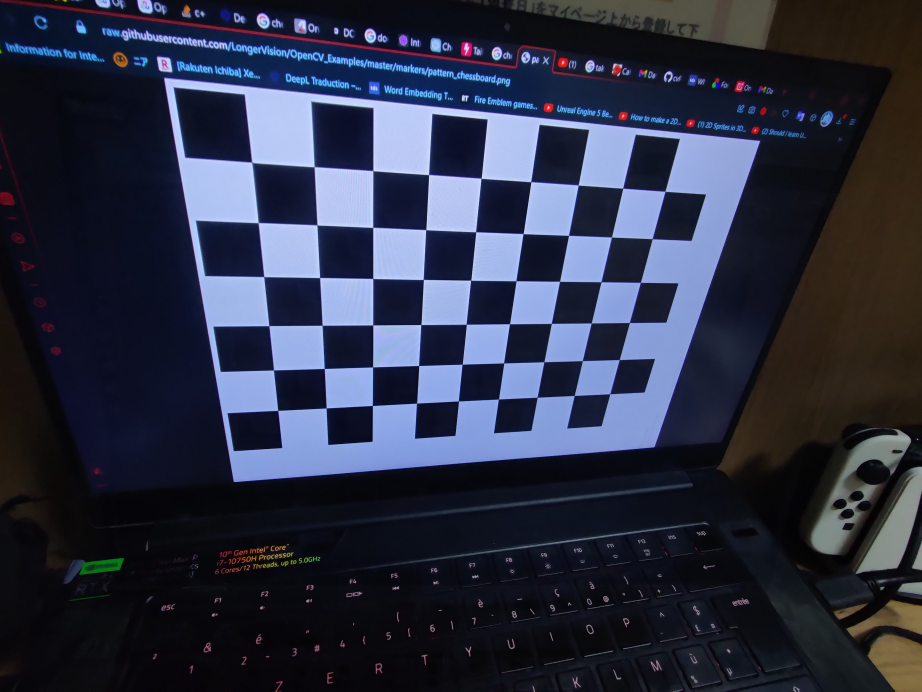
//> input picture images/1/zoom/1.jpg, 4608 x 3456 px (shown at 1/5 size)
$ ./rep2   (built with g++ and OpenCV 4)
//> lines starting //> are read from the running program, lines starting //| are printed output that depends on the picture
#include <iostream>
#include <vector>
#include <string>

#include "opencv2/opencv.hpp"

void onMouse(int event, int x, int y, int flags, void *userdata)
{
    // Check if left mouse button is clicked and four points haven't been selected yet
    if (event == cv::EVENT_LBUTTONDOWN && ((std::vector<cv::Point2f> *)userdata)->size() < 4)
    {
        // Save the point coordinates
        ((std::vector<cv::Point2f> *)userdata)->push_back(cv::Point2f(x, y));
        std::cout << "Selected point " << ((std::vector<cv::Point2f> *)userdata)->size() << ": (" << x << ", " << y << ")" << std::endl;
    }
}

int main(int, char **)
{
    // Must be changed
    std::string imagePath = "./images/1/zoom/1.jpg";
    std::string resultPath = "./images/2/results/";
    cv::Mat image = cv::imread(imagePath);
//> image is the input picture: 3456 rows x 4608 cols, CV_8UC3; mean B, G, R 68.3, 49.5, 45
    cv::Mat copy = image.clone();
    cv::namedWindow("Source", cv::WINDOW_NORMAL);
    cv::resizeWindow("Source", 800, 600);
    cv::namedWindow("Warped", cv::WINDOW_NORMAL);
    cv::resizeWindow("Warped", 600, 600);
    if (image.empty())
    {
        std::cerr << "Error: could not read image " << imagePath << std::endl;
        return -1;
    }

    std::vector<cv::Point2f> points;
    std::vector<cv::Point2f> points2;
    points2 = {{0, 0}, {300, 0}, {300, 300}, {0, 300}};
    std::cout << image.rows / 20 << std::endl;
//| 172
    cv::setMouseCallback("Source", onMouse, &points);

    while (points.size() < 4)
    {
        if (points.size() > 0)
        {
            cv::circle(copy, points[points.size() - 1], MIN(15, image.rows / 40), cv::Scalar(0, 255, 0), -1);
        }
        cv::imshow("Source", copy);
        cv::waitKey(50);
    }
//> this loop made 1 pass; the left mouse button is pressed and released at (1152, 864)
//> after the loop, points = 4 Points (x, y): [1152, 864], [3456, 864], [3456, 2592], [1152, 2592]
    cv::circle(copy, points[points.size() - 1], MIN(15, image.rows / 40), cv::Scalar(0, 255, 0), -1);

    cv::Mat M = cv::getPerspectiveTransform(points, points2);
//> M = [[0.13, 6.17e-18, -150], [0, 0.174, -150], [0, 0, 1]]
    std::cout << "M" << std::endl;
    std::cout << M << std::endl;
//| [0.1302083333333333, 6.16790569236198e-18, -150;
//|  0, 0.1736111111111111, -150;
//|  -0, -0, 1]
    cv::Mat warped;
    cv::warpPerspective(image, warped, M, cv::Size(300, 300));
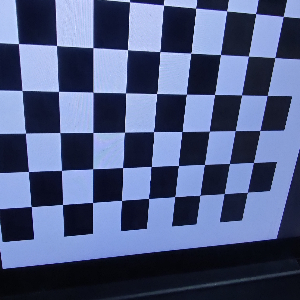
//> warped: 300 rows x 300 cols, CV_8UC3; mean B, G, R 130.5, 92.4, 80
    cv::imshow("Warped", warped);
    cv::imwrite(resultPath + "withPoints.jpg", copy);
    cv::imwrite(resultPath + "warped.jpg", warped);
    cv::waitKey(10000);
}

$ run again, with images/1/zoom/10.jpg copied over images/1/zoom/1.jpg
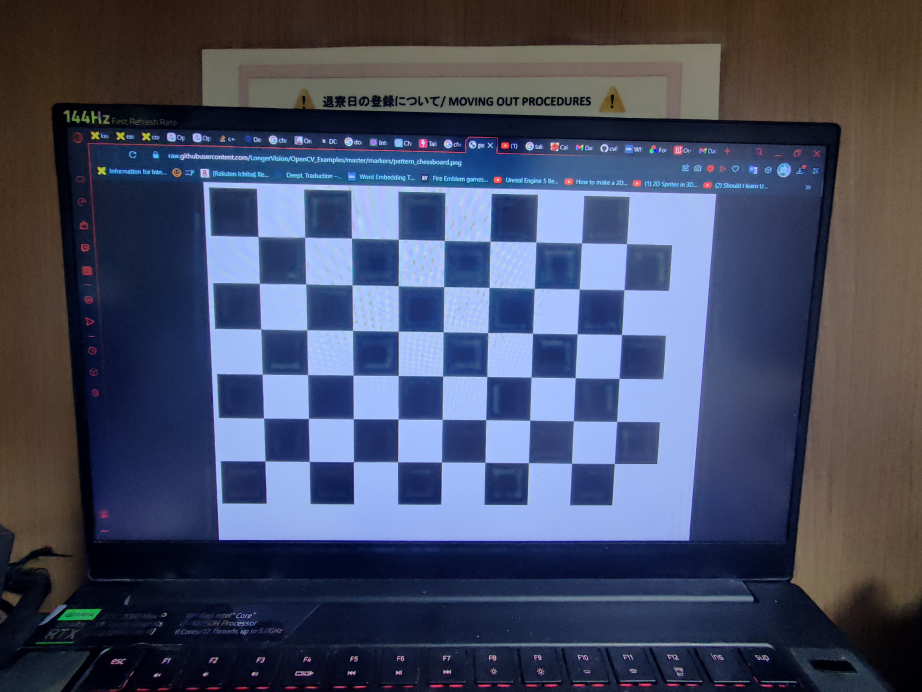
//> input picture images/1/zoom/10.jpg, 4608 x 3456 px (shown at 1/5 size)
//> image is the input picture: 3456 rows x 4608 cols, CV_8UC3; mean B, G, R 100, 75.7, 69.2
//| 172
//> the loop `while (points.size() < 4)` made 1 pass; the left mouse button is pressed and released at (1152, 864)
//> after the loop `while (points.size() < 4)`: points = 4 Points (x, y): [1152, 864], [3456, 864], [3456, 2592], [1152, 2592]
//> M = [[0.13, 6.17e-18, -150], [0, 0.174, -150], [0, 0, 1]]
//| [0.1302083333333333, 6.16790569236198e-18, -150;
//|  0, 0.1736111111111111, -150;
//|  -0, -0, 1]
//> `cv::warpPerspective(image, warped, M, cv::Size(300, 300));`:
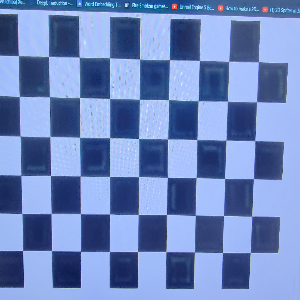
//> warped: 300 rows x 300 cols, CV_8UC3; mean B, G, R 189.4, 134.3, 109.6

$ run again, with images/1/zoom/2.jpg copied over images/1/zoom/1.jpg
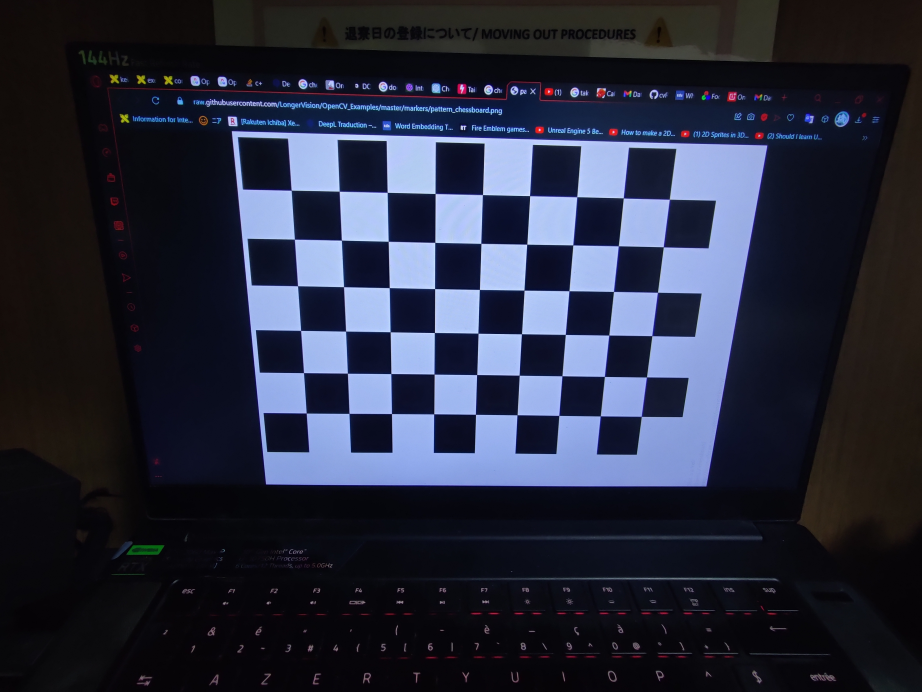
//> input picture images/1/zoom/2.jpg, 4608 x 3456 px (shown at 1/5 size)
//> image is the input picture: 3456 rows x 4608 cols, CV_8UC3; mean B, G, R 60.1, 43.2, 39.8
//| 172
//> the loop `while (points.size() < 4)` made 1 pass; the left mouse button is pressed and released at (1152, 864)
//> after the loop `while (points.size() < 4)`: points = 4 Points (x, y): [1152, 864], [3456, 864], [3456, 2592], [1152, 2592]
//> M = [[0.13, 6.17e-18, -150], [0, 0.174, -150], [0, 0, 1]]
//| [0.1302083333333333, 6.16790569236198e-18, -150;
//|  0, 0.1736111111111111, -150;
//|  -0, -0, 1]
//> `cv::warpPerspective(image, warped, M, cv::Size(300, 300));`:
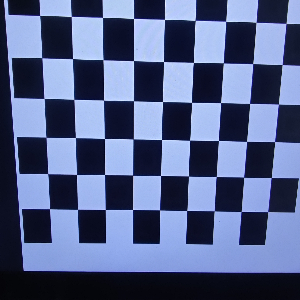
//> warped: 300 rows x 300 cols, CV_8UC3; mean B, G, R 137, 97.5, 84.7

$ run again, with images/1/zoom/3.jpg copied over images/1/zoom/1.jpg
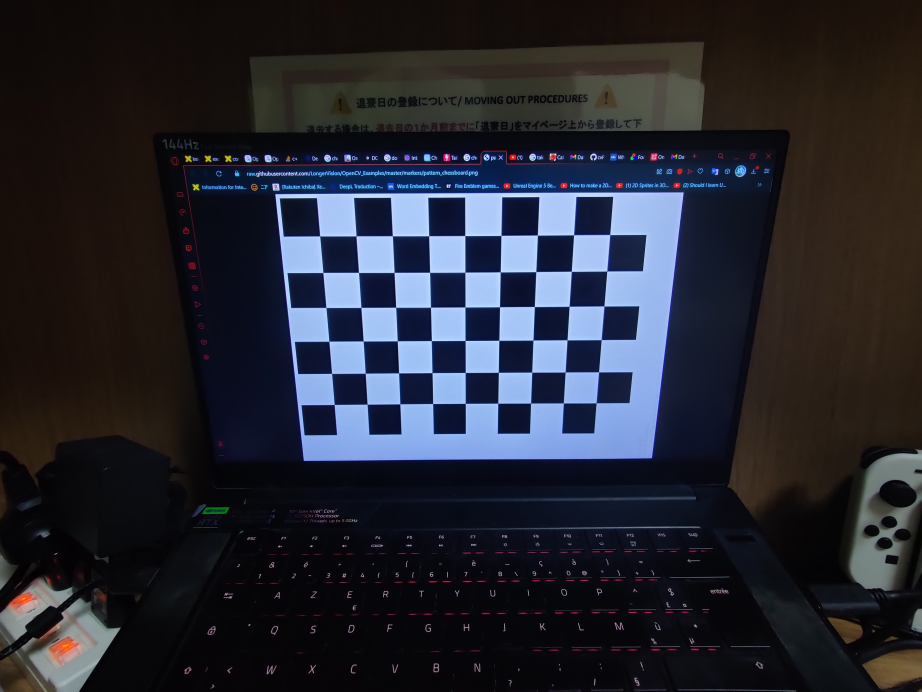
//> input picture images/1/zoom/3.jpg, 4608 x 3456 px (shown at 1/5 size)
//> image is the input picture: 3456 rows x 4608 cols, CV_8UC3; mean B, G, R 48.4, 39.1, 37.8
//| 172
//> the loop `while (points.size() < 4)` made 1 pass; the left mouse button is pressed and released at (1152, 864)
//> after the loop `while (points.size() < 4)`: points = 4 Points (x, y): [1152, 864], [3456, 864], [3456, 2592], [1152, 2592]
//> M = [[0.13, 6.17e-18, -150], [0, 0.174, -150], [0, 0, 1]]
//| [0.1302083333333333, 6.16790569236198e-18, -150;
//|  0, 0.1736111111111111, -150;
//|  -0, -0, 1]
//> `cv::warpPerspective(image, warped, M, cv::Size(300, 300));`:
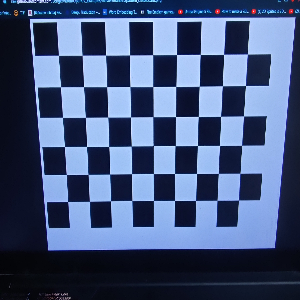
//> warped: 300 rows x 300 cols, CV_8UC3; mean B, G, R 123.4, 86, 68.7
